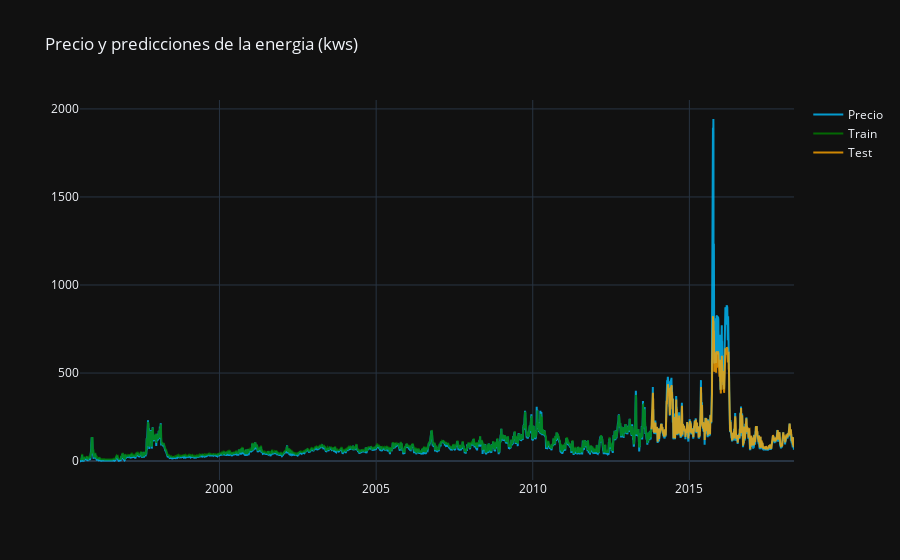

This figure's notebook cell:
### Code cell
fig = go.Figure()
fig.add_trace(go.Scatter(
                x = dff['Fecha'],
                y = dff['Precio'],
                name = "Precio",
                line_color = 'deepskyblue',
                opacity = 0.8))

fig.add_trace(go.Scatter(
                x = dff['Fecha'],
                y = dff['Precio_train'],
                name = "Train",
                line_color = 'green',
                opacity = 0.8))

fig.add_trace(go.Scatter(
                x = dff['Fecha'],
                y = dff['Precio_test'],
                name = "Test",
                line_color = 'orange',
                opacity = 0.8))

# Use date string to set xaxis range
fig.update_layout(title_text="Precio y predicciones de la energia (kws) ",
                 template = "plotly_dark")
fig.show()

### Figure 1 — Plotly figure (JSON) as saved in the notebook; plotly's stock layout.template omitted (floating-point values rounded to 4 significant figures; data arrays with more than 128 entries replaced by an {"elided": "..."} marker saying what was removed)
{"data": [{"line": {"color": "deepskyblue"}, "name": "Precio", "opacity": 0.8, "type": "scatter", "x": {"elided": "8326 str values"}, "y": {"elided": "8326 float values"}}, {"line": {"color": "green"}, "name": "Train", "opacity": 0.8, "type": "scatter", "x": {"elided": "8326 str values"}, "y": {"elided": "8326 float values"}}, {"line": {"color": "orange"}, "name": "Test", "opacity": 0.8, "type": "scatter", "x": {"elided": "8326 str values"}, "y": {"elided": "8326 float values"}}], "layout": {"title": {"text": "Precio y predicciones de la energia (kws) "}}}
